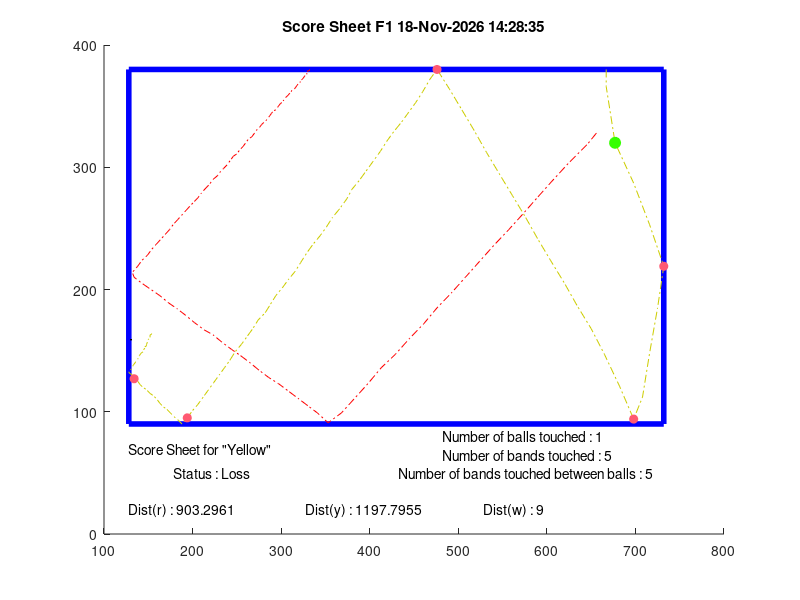
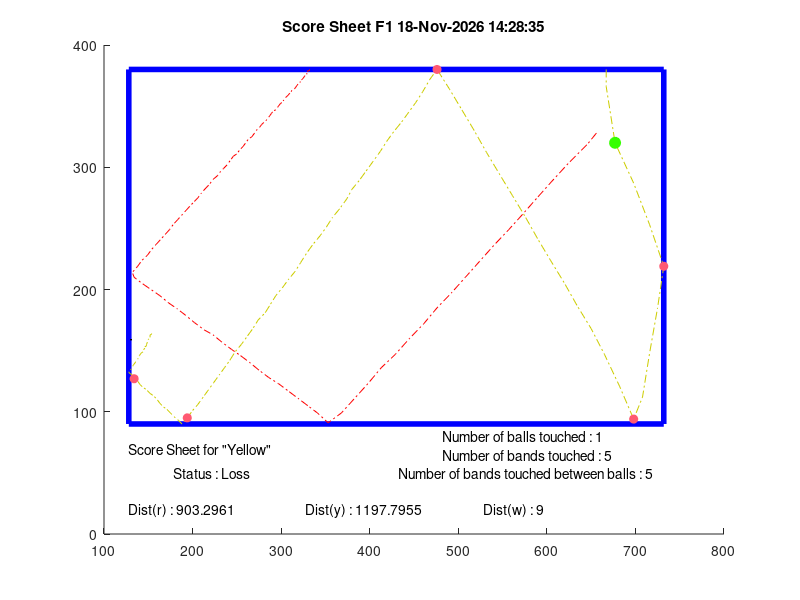

Write the MATLAB code that produced these figures, in order.
width = 854;
height=480;
Folder='F1';
Rband = 255;
Gband=89;
Bband = 114;
Rball = 53;
Gball=255;
Bball=0;
line='-.';
X1 = [656  656  656  656  656  656  656  656  656  656  656  656  656  656  646  624  605  589  572  557  540  524  508  492  476  461  445  429  413  398  383  368  353  341  330  319  308  297  286  275  265  254  244  233  223  213  202  192  183  173  163  153  143  134  132  138  143  149  154  159  164  169  174  178  183  188  193  198  202  206  210  215  219  223  228  231  235  239  243  246  250  253  257  260  263  267  270  273  276  278  281  284  287  289  291  294  297  299  301  303  305  308  309  311  312  315  316  318  319  320  322  322  324  325  326  326  327  329  329  329  330  330  330  331  331  331  332  332  332  332  332  333
];
Y1 = [152  152  152  152  152  152  152  152  152  152  152  152  152  152  161  177  192  205  219  231  244  257  270  283  295  308  320  333  344  357  369  381  389  381  375  369  363  357  352  346  340  334  329  323  317  313  307  301  296  291  285  280  275  270  266  261  256  252  247  243  239  235  231  227  223  219  215  211  208  205  201  197  194  190  187  184  181  178  174  171  169  166  163  160  157  155  152  149  147  145  143  141  138  136  134  133  130  128  127  125  123  121  120  119  117  116  115  113  112  111  110  109  108  107  106  106  105  104  104  103  103  102  101  101  101  101  101  100  100  100  100  100
];
X2 = [667  667  667  667  667  667  667  667  667  667  667  667  667  667  677  698  716  732  725  716  708  698  682  665  650  634  620  604  590  576  561  546  532  518  504  490  476  468  460  452  444  436  427  419  412  404  396  388  380  374  366  358  351  344  336  329  322  316  308  302  294  288  282  274  268  262  255  248  242  236  230  224  218  212  206  200  194  188  184  179  175  171  167  163  160  156  152  148  144  141  138  134  132  128  129  131  133  134  136  138  139  140  142  144  144  146  146  148  148  149  150  150  151  152  152  152  152  153  153  154  154  154  154  154  154  154  154  154  154  154  154  154
];
Y2 = [100  100  100  100  100  100  100  100  100  100  100  100  100  114  160  193  227  261  295  332  368  386  359  333  312  293  275  256  239  221  203  185  168  150  133  116  100  108  118  127  135  143  151  159  167  175  183  191  198  206  214  221  229  236  243  250  258  265  272  278  285  292  299  305  312  318  325  331  338  344  350  356  362  368  374  379  385  390  387  384  381  378  376  373  370  367  365  362  360  358  355  353  350  348  346  345  342  341  339  337  336  334  332  331  330  328  327  326  325  323  322  321  320  320  319  318  317  317  317  316  316  315  315  315  315  315  315  315  315  315  315  315
];
X3 = [131  131  130  130  130  130  130  130  130  130  130  130  130  130  130  130  131  131  131  131  131  131  131  131  131  131  131  131  131  130  130  130  130  130  130  130  130  130  130  130  130  130  130  130  130  130  130  130  130  131  131  131  131  131  131  131  131  131  131  130  130  130  130  130  130  130  130  130  130  130  130  130  130  130  130  130  130  130  131  131  131  131  131  131  131  131  131  131  131  130  130  130  130  130  130  130  130  130  130  130  130  131  130  131  131  131  131  131  131  131  131  130  131  130  130  130  130  130  130  130  130  130  130  130  130  130  130  130  130  130  130  130
];
Y3 = [321  321  321  321  321  321  321  321  321  321  321  321  321  321  321  321  321  321  321  321  321  321  321  321  321  321  321  321  321  321  321  321  321  321  321  321  321  321  321  321  321  321  321  321  321  321  321  321  321  321  321  321  321  321  321  321  321  321  321  321  321  321  321  321  321  321  321  321  321  321  321  321  321  321  321  321  321  321  321  321  321  321  321  321  321  321  321  321  321  321  321  321  321  321  321  321  321  321  321  321  321  321  321  321  321  321  321  321  321  321  321  321  321  321  321  321  321  321  321  321  321  321  321  321  321  321  321  321  321  321  321  321
];
%% Changement des coordonnées pour matlab

Y1 = (height - Y1);
Y2 = (height - Y2);
Y3 = (height - Y3);

%% Normalisation des valeurs RGB

Ballcol = [Rball Gball Bball]./255;
Bandcol = [Rband Gband Bband]./255;

%% Detection des bords

Xmin = min([X1,X2,X3]);
Xmax = max([X1,X2,X3]);
Ymin = min([Y1,Y2,Y3]);
Ymax = max([Y1,Y2,Y3]);

Xframe = [Xmin Xmax Xmax Xmin Xmin];
Yframe = [Ymin Ymin Ymax Ymax Ymin];

%% Détection des valeurs absurdes

OX1=isoutlier(X1,'movmedian',5);
OY1=isoutlier(Y1,'movmedian',5);
OX2=isoutlier(X2,'movmedian',5);
OY2=isoutlier(Y2,'movmedian',5);
OX3=isoutlier(X3,'movmedian',5);
OY3=isoutlier(Y3,'movmedian',5);

OX1id = find(OX1);
OY1id = find(OY1);
OX2id = find(OX2);
OY2id = find(OY2);
OX3id = find(OX3);
OY3id = find(OY3);

if isempty(OX1id) == 0  
    if OX1id(1) == 1
    OX1id(1) = [];
    end
end
if isempty(OY1id) == 0  
    if OY1id(1) == 1
    OY1id(1) = [];
    end
end
if isempty(OX2id) == 0  
    if OX2id(1) == 1
    OX2id(1) = [];
    end
end
if isempty(OY2id) == 0  
    if OY2id(1) == 1
    OY2id(1) = [];
    end
end
if isempty(OX3id) == 0  
    if OX3id(1) == 1
    OX3id(1) = [];
    end
end
         
if isempty(OY3id) == 0  
    if OY3id(1) == 1
    OY3id(1) = [];
    end
end

X1(OX1id)=X1(OX1id-1);
Y1(OY1id)=Y1(OY1id-1);
X2(OX2id)=X2(OX2id-1);
Y2(OY2id)=Y2(OY2id-1);
X3(OX3id)=X3(OX3id-1);
Y3(OY3id)=Y3(OY3id-1);


%% Détection de la premiere balle qui bouge
    
d=2;

distB1 = sqrt((X1-X1(1)).^2+(Y1-Y1(1)).^2);
distB2 = sqrt((X2-X2(1)).^2+(Y2-Y2(1)).^2);
distB3 = sqrt((X3-X3(1)).^2+(Y3-Y3(1)).^2);
    
mb1=find(distB1>d, 1);
mb2=find(distB2>d, 1);
mb3=find(distB3>d, 1);

%% Calcul du nombre de boules touchées

touch = 2;

if isempty(mb1) 
   mb1 = size(X1,2)-2;
   touch = touch - 1;
end
if isempty(mb2) 
   mb2 = size(X2,2)-2; 
      touch = touch - 1;

end
if isempty(mb3) 
   mb3 = size(X3,2)-2;
      touch = touch - 1;
end

%% Détermination de l'ordre de mouvement des boules

A=[mb1,mb2,mb3];
[tfirst,ifirst] = min(A);
[tthird, ithird] = max(A);
A(ifirst) = [];
tsecond = min(A);

switch ifirst
    case 1
    XFIRST = X1;
    YFIRST = Y1;
    player = 'Score Sheet for "Red" ';
    switch ithird
        case 2
            XSECOND = X3;
            YSECOND = Y3;
            XTHIRD = X2;
            YTHIRD = Y2;
            
        case 3
            XSECOND = X2;
            YSECOND = Y2;
            XTHIRD = X3;
            YTHIRD = Y3;   
    end
    case 2
    XFIRST = X2;
    YFIRST = Y2;
    player = 'Score Sheet for "Yellow" ';
    switch ithird
        case 1
            XSECOND = X3;
            YSECOND = Y3;
            XTHIRD = X1;
            YTHIRD = Y1;
        case 3
            XSECOND = X1;
            YSECOND = Y1;
            XTHIRD = X3;
            YTHIRD = Y3;
    end
    case 3
    XFIRST = X3;
    YFIRST = Y3;
    player = 'Score Sheet for "White" ';
    switch ithird
        case 1
            XSECOND = X2;
            YSECOND = Y2;
            XTHIRD = X1;
            YTHIRD = Y1;
        case 2
            XSECOND = X1;
            YSECOND = Y1;
            XTHIRD = X2;
            YTHIRD = Y2;    
    end
end

%% Détection des chocs entre la premère boule et les bandes
dboule = 9;

rbndXmin = find(abs(XFIRST-Xmin)<= dboule);
rbndXmin = rbndXmin(rbndXmin >=tfirst & abs(diff([0,rbndXmin]))>1);
    
rbndXmax = find(abs(XFIRST-Xmax)<= dboule);
rbndXmax = rbndXmax(rbndXmax >=tfirst & abs(diff([0,rbndXmax]))>1);
    
rbndYmin = find(abs(YFIRST-Ymin)<= dboule);
rbndYmin = rbndYmin(rbndYmin >=tfirst & abs(diff([0,rbndYmin]))>1);
    
rbndYmax = find(abs(YFIRST-Ymax)<= dboule);
rbndYmax = rbndYmax(rbndYmax >=tfirst & abs(diff([0,rbndYmax]))>1);
    
nbrebonds = size(rbndXmin,2) + size(rbndXmax,2) + size(rbndYmin,2) + size(rbndYmax,2);
    
rebondsentre = size(rbndXmin(rbndXmin>=tsecond & rbndXmin<=tthird),2)...
              +size(rbndXmax(rbndXmax>=tsecond & rbndXmax<=tthird),2)...
              +size(rbndYmin(rbndYmin>=tsecond & rbndYmin<=tthird),2)...
              +size(rbndYmax(rbndYmax>=tsecond & rbndYmax<=tthird),2);
         
    
%% Calcul des distances parcourues par chaque boule    
    
DistR = sum(sqrt(diff(X1).^2 + diff(Y1).^2));
DistY = sum(sqrt(diff(X2).^2 + diff(Y2).^2));
DistW = sum(sqrt(diff(X3).^2 + diff(Y3).^2));
    
%% Detection des chocs entre les boules   

% chocs12 = find(abs(YFIRST(tsecond-2:tsecond+2)-YSECOND(tsecond-2:tsecond+2))<=35 & abs(XFIRST(tsecond-2:tsecond+2)-XSECOND(tsecond-2:tsecond+2))<=35);
%   
% chocs13 = find(abs(YFIRST(tthird)-YTHIRD(tthird))<=35 & abs(XFIRST(tthird)-XTHIRD(tthird))<=35);
%     
% if isempty(chocs12) == 1 || touch<1
%     fprintf('pas de choc sur\n');
% else
%     fprintf('choc sur photo %d\n',tsecond);
% end
% 
% if isempty(chocs13) == 1 || touch < 2
% 
%     fprintf('pas de choc sur\n');
% else
%     fprintf('choc sur photo %d\n',tthird);
% end

%% Détermination du score
if touch == 2 && rebondsentre >= 3
    score = 'Status : Win';
else
    score = 'Status : Loss';
end

%% Affichage de la figure
c = clock;
h = num2str(c(4));
min = num2str(c(5));
s = num2str(floor(c(6)));
time = strcat(h,':',min,':',s);

figure(1);
hold on
    title(['Score Sheet',' ',Folder ,' ', date, ' ', time]);
    ylim([0,Ymax+20]);
    plot(Xframe, Yframe,'-b','DisplayName','Bords du billard','LineWidth',4);
    plot(X1,Y1,line,'DisplayName','Boule rouge', 'Color', [1 0 0]);
    plot(X2,Y2,line,'DisplayName','Boule jaune', 'Color', [0.8 0.8 0]);
    plot(X3,Y3,line,'DisplayName', 'Boule blanche', 'Color', [0 0 0]);
    plot(XFIRST(rbndXmin),YFIRST(rbndXmin),'o','MarkerSize',6, 'MarkerFaceColor', Bandcol, 'MarkerEdgeColor', Bandcol);
    plot(XFIRST(rbndXmax),YFIRST(rbndXmax),'o','MarkerSize',6, 'MarkerFaceColor', Bandcol, 'MarkerEdgeColor', Bandcol);
    plot(XFIRST(rbndYmin),YFIRST(rbndYmin),'o','MarkerSize',6, 'MarkerFaceColor', Bandcol, 'MarkerEdgeColor', Bandcol);
    plot(XFIRST(rbndYmax),YFIRST(rbndYmax),'o','MarkerSize',6, 'MarkerFaceColor', Bandcol, 'MarkerEdgeColor', Bandcol);
    
    if touch >= 1
    plot(XFIRST(tsecond),YFIRST(tsecond),'o','MarkerSize',8, 'MarkerFaceColor', Ballcol, 'MarkerEdgeColor', Ballcol);
    end
    if touch == 2
    plot(XFIRST(tthird),YFIRST(tthird),'o','MarkerSize',8, 'MarkerFaceColor', Ballcol, 'MarkerEdgeColor', Ballcol);
    end
    
    text(Xmin, 70, player);
    text(Xmin+50, 50, score);
    text(Xmax-250, 80, ['Number of balls touched : ',num2str(touch)]);
    text(Xmax-250, 65, ['Number of bands touched : ',num2str(nbrebonds)]);
    text(Xmax-300, 50, ['Number of bands touched between balls : ',num2str(rebondsentre)]);
    text(Xmin, 20, ['Dist(r) : ',num2str(DistR)]);
    text(Xmin+200, 20, ['Dist(y) : ',num2str(DistY)]);
    text(Xmin+400, 20, ['Dist(w) : ',num2str(DistW)]);
    hold off
             
print('ScoreSheet','-dpdf');
print('ScoreSheet','-dpng');
